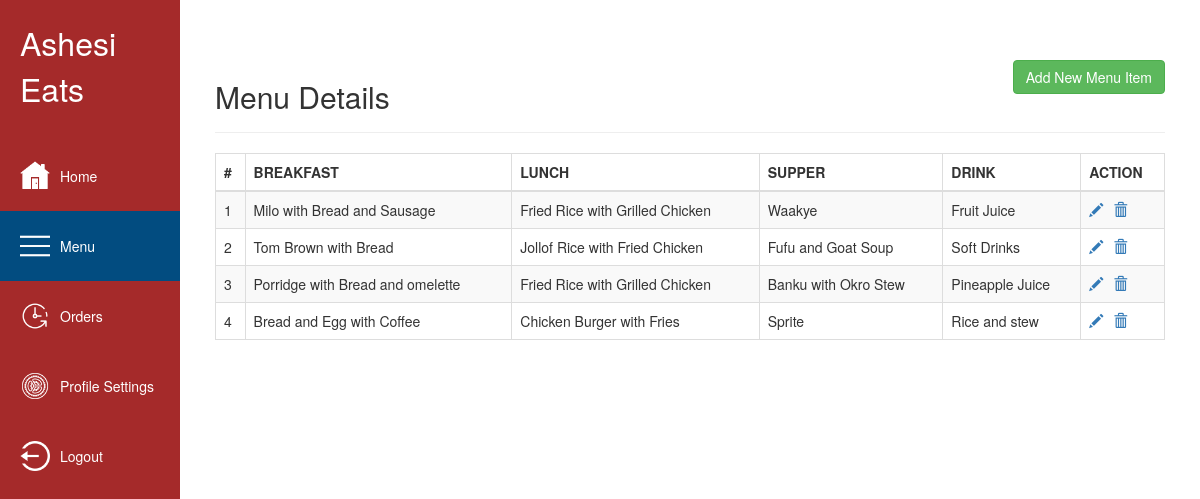
Page /restaurants/menu.php (signed in) on the committed database.
### tables this page shows
CREATE TABLE `meal` (
  `id` int(230) NOT NULL,
  `Breakfast` varchar(255) NOT NULL,
  `Lunch` varchar(255) NOT NULL,
  `Drink` varchar(255) NOT NULL,
  `Supper` varchar(255) NOT NULL
);

### restaurants/menu.php (the view, shortened to what this page needs)
<?php
if($_SESSION['r-Name']){
?>
<!DOCTYPE html>
<html lang="en">
<head>
<link rel="stylesheet" href="https://cdnjs.cloudflare.com/ajax/libs/twitter-bootstrap/3.3.7/css/bootstrap.min.css">
<link rel="stylesheet" href="https://cdnjs.cloudflare.com/ajax/libs/font-awesome/5.15.2/css/all.min.css">
<link rel="stylesheet" href="./css/home.css">
</head>
<body>
    <div class="content-container">
        <div class="sidebar">
            <div class="contents">
                <div class="brand">
                    <p>Ashesi Eats</p>
                </div>
                <div class="menu">
                    <img src="../assets/img/icons8-home-page-100.png" alt="" width="30">
                    <a href="./home.php">Home</a>
                </div>
                <div class="menu m-active">
                    <img src="../restaurants/img/icons8-menu-100.png" alt="" width="30">
                    <a href="./menu.php">Menu</a>
                </div>
                <div class="menu">
                    <img src="../assets/img/icons8-time-machine-100.png" alt="" width="30">
                    <a href="./orders.php">Orders</a>
                </div>
                <div class="bottom">
                    <div class="menu">
                        <img src="../assets/img/icons8-settings-100.png" alt="" width="30">
                        <a href="./profilesettings.php">Profile Settings</a>
                    </div>
                    <div class="menu">
                        <img src="../assets/img/icons8-logout-rounded-left-100.png" alt="" width="30">
                        <a href="./r-logout.php">Logout</a>
                    </div>
                </div>
            </div>
        </div>
        <div class="main-content">
            <div class="wrapper">
        <div class="container-fluid">
            <div class="row">
                <div class="col-md-12">
                    <div class="page-header clearfix">
                        <h2 class="pull-left">Menu Details</h2>
                        <a href="addmenu.php" class="btn btn-success pull-right">Add New Menu Item</a>
                    </div>
                    <?php
                    require_once "../dbconnection.php";
                    $sql = "SELECT * FROM meal";
                    if($result = mysqli_query($link, $sql)){
                        if(mysqli_num_rows($result) > 0){
                            echo "<table class='table table-bordered table-striped'>";
                                echo "<thead>";
                                    echo "<tr>";
                                        echo "<th>#</th>";
                                        echo "<th>BREAKFAST</th>";
                                        echo "<th>LUNCH</th>";
                                        echo "<th>SUPPER</th>";
                                        echo "<th>DRINK</th>";
                                        echo "<th>ACTION</th>";
                                    echo "</tr>";
                                echo "</thead>";
                                echo "<tbody>";
                                while($row = mysqli_fetch_array($result)){
                                    echo "<tr>";
                                        echo "<td>" . $row['id'] . "</td>";
                                        echo "<td>" . $row['Breakfast'] . "</td>";
                                        echo "<td>" . $row['Lunch'] . "</td>";
                                        echo "<td>" . $row['Supper'] . "</td>";
                                        echo "<td>" . $row['Drink'] . "</td>";
                                        echo "<td>";
                                            echo "<a href='updatemenu.php?id=". $row['id'] ."' title='Update Record' data-toggle='tooltip'><span style='margin-right: 10px;' class='glyphicon glyphicon-pencil'></span></a>";
                                            echo "<a href='deletemenu.php?id=". $row['id'] ."' title='Delete Record' data-toggle='tooltip'><span class='glyphicon glyphicon-trash'></span></a>";
                                        echo "</td>";
                                    echo "</tr>";
                                }
                                echo "</tbody>";
                            echo "</table>";
                        } else{
                            echo "<p class='lead'><em>No records were found.</em></p>";
                        }
                    } else{
                        echo "ERROR: Could not able to execute $sql. " . mysqli_error($link);
                    }
                    ?>
                </div>
            </div>
        </div>
    </div>
</body>
</html>
<?php
}
else {
    header('location: login.php');
}

### restaurants/css/home.css (style rules this page uses)
* { margin: 0; padding: 0; box-sizing: border-box; }
:root { font-family: 'Montserrat', sans-serif; font-size: 16px; }
body { height: 100vh; }
.content-container { display: flex; flex-basis: 100%; height: 100%; }
.sidebar { flex-basis: 15%; background-color: brown; }
.main-content { flex-basis: 85%; padding: 20px; }
.sidebar { display: flex; flex-direction: column; align-items: center; }
.brand { display: flex; align-items: center; padding: 20px; }
.brand p { color: white; font-size: 2rem; }
.menu { display: flex; align-items: center; padding: 20px; }
.menu a { text-decoration: none; color: white; text-align: left; padding-left: 10px; }
.m-active { background-color: #024c80; }

### rows in the picture
meal: id "1", Breakfast "Milo with Bread and Sausage", Lunch "Fried Rice with Grilled Chicken", Supper "Waakye", Drink "Fruit Juice"
meal: id "2", Breakfast "Tom Brown with Bread", Lunch "Jollof Rice with Fried Chicken", Supper "Fufu and Goat Soup", Drink "Soft Drinks"
meal: id "3", Breakfast "Porridge with Bread and omelette", Lunch "Fried Rice with Grilled Chicken", Supper "Banku with Okro Stew", Drink "Pineapple Juice"
meal: id "4", Breakfast "Bread and Egg with Coffee", Lunch "Chicken Burger with Fries", Supper "Sprite", Drink "Rice and stew"
